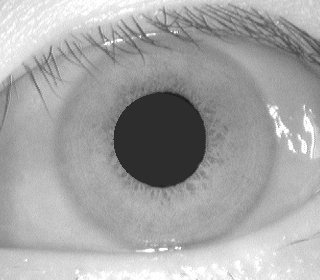
%> input picture dataset/IITD/51_1.bmp, 320 x 280 px
$ octave --eval "result = gravity_based_method(imread('../../dataset/IITD/51_1.bmp'));"   (GNU Octave 9; MATLAB toolbox functions it lacks are replaced by stand-ins)
%> lines starting %> are read from the running program, lines starting %| are printed output that depends on the picture; in (x1, y1, x2, y2) boxes, pixels count from 0 and x2, y2 are one past the last pixel; in counts of white or black regions, pixels touching at a corner belong together; the program's own positions count from 1
### code/gravity_based_haar_IITD/draw_circle.m


function [im2,xp,yp,xs,ys] = draw_circle(im,rp,Yp,Xp,rs,Ys,Xs)

% rp = 51;
%
% rs = 99;


if (sqrt((Xs-Xp)^2 + (Ys - Yp)^2)> 20)

    Xs = Xp;

    Ys = Yp;
end


i =0;
for t = 0:pi/160:2*pi-(pi/160)

    i = i+1;
    xp(i) = round(rp*cos(t)+Xp);         %% row in my
    if(xp(i) <1)
        xp(i) = 1;
    end
    if (xp(i) > 240)
        xp(i) = 240;
    end

    yp(i) = round(rp*sin(t)+Yp);         %% column

    if(yp(i) <1)
        yp(i) = 1;
    end
    if (yp(i) > 320)
        yp(i) = 320;
    end


end

%%%%%%%%%%%%%%%%%%%%%%% for outer circle
i=0;
for t = 0:pi/160:2*pi-(pi/160)

    i = i+1;

            %% column         %% row in my prog
    xs(i) = round(rs*cos(t)+Xs);
    if(xs(i) <1)
        xs(i) = 1;
    end
    if (xs(i) > 240)
        xs(i) = 240;
    end

    ys(i) = round(rs*sin(t)+Ys);          %% column

    if(ys(i) <1)
        ys(i) = 1;
    end
    if (ys(i) > 320)
        ys(i) = 320;
    end


end


%plot(x,y,'*');


%%%%%%%%%%%%%%%%%%%%
im2 = im;


for i =1:length(xp);


im2(xp(i),yp(i))=255;             %%% dislaying circle

im2(xs(i),ys(i))=255;
end
%figure, imshow(im2)


end

### code/hough_transform/normalization.m

function N_I = normalization(im,xp,xs,yp,ys)


for k =1:length(xp)

    for R = 1:64

    X = round(((64-R)*xp(k) + R*xs(k))/64);

    Y = round(((64-R)*yp(k) + R*ys(k))/64);

    if(X>240)
        X = 240;
    end

    if (Y>320)
        Y = 320;
    end

     N_I(R,k) =im(X,Y);


    end
end

   %figure, imshow(N_I)

end

### code/gravity_based_haar_IITD/gravity_based_method.m

function [N,im2] = gravity_based_method(image);


im = image;
%> im is the input picture: size 280x320 uint8; min 20, max 255, mean 164.7

s = size(im);
%> s = [280 320]
%in1 = im2bw(im, .3);     %% need to tune the parameters

in1 = im2bw(im, .15);     %% need to tune the parameters
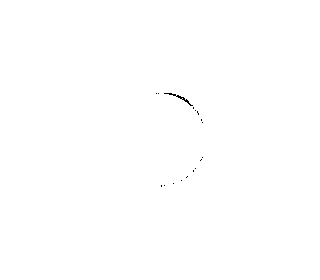
%> in1: size 280x320 logical; 99.9% white; black in thin lines or dots, all inside (x1, y1, x2, y2) = (156, 93, 203, 187)

for i = 1 : s(1)
    for j = 1 : s(2)
        imnew(i,j) = 1 - in1(i,j);
    end
end
%figure, imshow(imnew);title('imnew');

c1_1 = 0;
c1_2 = 0;
c2_1 = 0;
c2_2 = 0;
for i = 1 : s(1)
    for j = 1 : s(2)
        c1_1 =  c1_1 + i * imnew(i,j);
        c1_2 =  c1_2 + imnew(i,j);
        c2_1 =  c2_1 + j * imnew(i,j);
        c2_2 =  c2_2 + imnew(i,j);
     end
end
%> after the loop, c1_1 = 9124; c1_2 = 81; c2_1 = 14816; c2_2 = 81
c1 = round(c1_1 / c1_2);
%> c1 = 113
c2 = round(c2_1 / c2_2);
%> c2 = 183

rad = 80;                    %% need to tune parametres
for k = 1:6
    c1_1 = 0;
    c1_2 = 0;
    c2_1 = 0;
    c2_2 = 0;
    for i = c1 - rad : c1 + rad
         for j = c2 - rad : c2 + rad
             if(((i>0) & (j<240)) & ((j>0) & (j<320)))
                     c1_1 =  c1_1 + i * imnew(i,j);
                     c1_2 =  c1_2 + imnew(i,j);
                     c2_1 =  c2_1 + j * imnew(i,j);
                     c2_2 =  c2_2 + imnew(i,j);
             end
         end
    end
    c1 = round(c1_1 / c1_2);
    c2 = round(c2_1 / c2_2);
    rad = rad - 10;
    if( rad==40)
        for i = c1-20 : c1+20
            for j = c2-20 : c2 +20
                imnew(i,j) = 1;
            end
        end
      %  figure, imshow(imnew);title('imnew');
    end
end
%> this loop made 6 passes
%> (c1, c2) on passes 1 to 6: (113, 183), (109, 184), (104, 183), (101, 182), (101, 182), (101, 182)
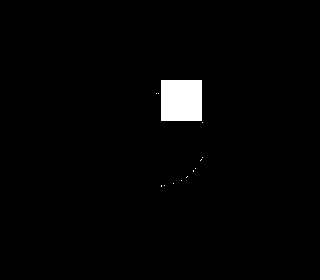
%> imnew: size 280x320 double; values 0 (black) and 1 (white), 1.9% white; 13 white regions (12 under 20 px), largest, box (x1, y1, x2, y2) and area: (161, 80, 202, 121) 1681
%> after the loop, rad = 20

l = 0;

%keyboard()
 for irad = c1 - 45 : c1 + 45

% [5 lines of commented-out code are left out]
      l = l+1;
      m = 0;
      for jrad = c2 - 45 : c2 + 45
% [4 lines of commented-out code are left out]
            m = m+1;
            radiusmatrix(l,m) = imnew(irad,jrad) ;
      end
 end
%> this loop made 91 passes
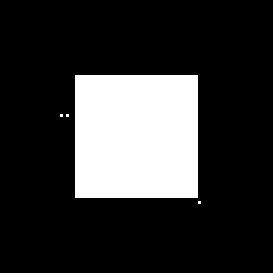
%> radiusmatrix: size 91x91 double (shown 3 times larger); values 0 (black) and 1 (white), 20.3% white; 4 white regions (3 under 20 px), largest, box (x1, y1, x2, y2) and area: (25, 25, 66, 66) 1681
%> after the loop, l = 91
inner_rad = round (sqrt(sum(sum(radiusmatrix))/pi));
%> inner_rad = 23


% below is dowquantization of image

for i = 1 : s(1)
    for j = 1 : s(2)
        imseg(i,j)=(im(i,j)/32)*32;
    end
end
imseg = medfilt2(imseg,[5,5]);
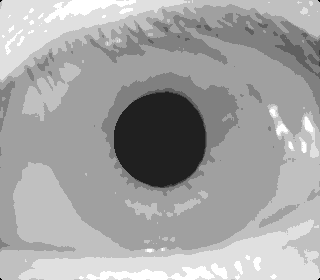
%> imseg: size 280x320 uint8; min 0, max 255, mean 163.6
%

l =0;
N = 2*pi /400;
diffarray = double(zeros(1,110));
sumarray = double(zeros (1,110));
for n = 0:49
    l = l+1;
    %sum = 0.0;
    for i = 1:110
       p1 = round(i * cos(N*n) + c2);
       p2 = round(i * sin(N*n) + c1);
       diff=0.0;
       if( ((p1>3) & (p1<318)) & ((p2>3) & (p2<238)) )
            diff=abs(double(imseg(p2+2, p1+2))- double(imseg(p2-1, p1-1)))+abs(double(imseg(p2+1, p1+1))- double(imseg(p2, p1)))+abs(double(imseg(p2+3, p1+3))- double(imseg(p2-2, p1-2)));
            diffarray(i)=diffarray(i)+diff;
            %sumarray(i) = sumarray(i)+ double(imseg(p2, p1));
       end
    end
end
%> after the loop, diffarray = 110 values, max 3040 at index 56, min 0 at index 1, mean 683.2; l = 50

% xyz = 1:110;
%% figure,plot(xyz,sumarray);title('sumarray');
lmn = 1:110;
%figure,plot(lmn,diffarray);title('diffarray');

max=0;
for i=70:110
    if (diffarray(i)>max)
        max=diffarray(i);
        outer_rad=i;
    end
end
%> this loop made 41 passes
%> max on passes 7, 8, 10, 11, 16, 17, 18, 19, 20, 27, 28, 29: 32, 96, 192, 288, 384, 638, 861, 1275, 1495, 1626, 1721, 1877
%> after the loop, outer_rad = 98


%keyboard()
[im2,xp,yp,xs,ys] = draw_circle(im,inner_rad,c2,c1,outer_rad,c2,c1);
%> after the loop in draw_circle, `for t = 0:pi/160:2*pi-(pi/160)`: i = 320; xp = 320 values, max 124 at index 1, min 78 at index 151, mean 101; yp = 320 values, max 205 at index 71, min 159 at index 231, mean 182
%> after the loop in draw_circle, `for t = 0:pi/160:2*pi-(pi/160)`: xs = 320 values, max 199 at index 1, min 3 at index 156, mean 101; ys = 320 values, max 280 at index 76, min 84 at index 236, mean 182
%> after the loop in draw_circle, `for i =1:length(xp);`:
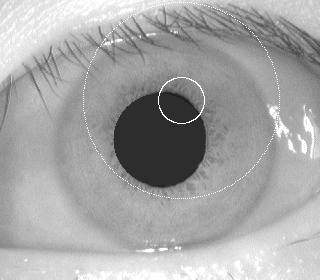
%> im2: size 280x320 uint8; 0.55% of pixels changed, all inside (x1, y1, x2, y2) = (83, 2, 280, 199)


N_I = normalization(im,xp,xs,yp,ys);
%> after the loop in normalization, `for k =1:length(xp)`:
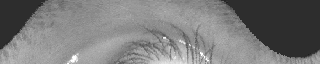
%> N_I: size 64x320 uint8; min 30, max 255, mean 122.1


% N_I(32:64,120:200) = 0;
%
% N_I(32:64,1:20) = 0;
%
% N_I(32:64,300:320) = 0;


 N = histeq(N_I);
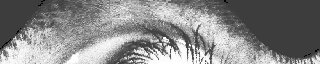
%> N: size 64x320 uint8; min 0, max 255, mean 134.8


% figure, imshow(N)
%
% keyboard()

end

$ run again, on dataset/IITD/52_1.bmp
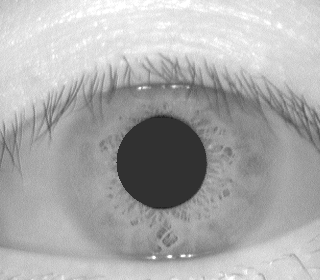
%> input picture dataset/IITD/52_1.bmp, 320 x 280 px
%> in gravity_based_method, im is the input picture: size 280x320 uint8; min 30, max 255, mean 171
%> in1: size 280x320 logical; 100% white; black in thin lines or dots, all inside (x1, y1, x2, y2) = (155, 116, 181, 208)
%> after the loop in gravity_based_method, `for i = 1 : s(1)`: c1_1 = 3698; c1_2 = 23; c2_1 = 3755; c2_2 = 23
%> in gravity_based_method, `c1 = round(c1_1 / c1_2);`: c1 = 161
%> in gravity_based_method, `c2 = round(c2_1 / c2_2);`: c2 = 163
%> after the loop in gravity_based_method, `for k = 1:6`:
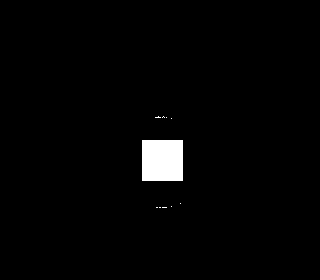
%> imnew: size 280x320 double; values 0 (black) and 1 (white), 1.9% white; 10 white regions (9 under 20 px), largest, box (x1, y1, x2, y2) and area: (142, 140, 183, 181) 1681
%> after the loop in gravity_based_method, `for k = 1:6`: rad = 20
%> the loop in gravity_based_method, `for irad = c1 - 45 : c1 + 45` made 91 passes
%> after the loop in gravity_based_method, `for irad = c1 - 45 : c1 + 45`: l = 91
%> inner_rad = 23
%> after the loop in gravity_based_method, `for n = 0:49`: diffarray = 110 values, max 9632 at index 46, min 0 at index 1, mean 678.1; l = 50
%> the loop in gravity_based_method, `for i=70:110` made 41 passes
%> max on passes 1, 3, 4, 6, 7, 8, 9, 31: 192, 384, 480, 544, 608, 800, 832, 960
%> after the loop in gravity_based_method, `for i=70:110`: outer_rad = 100
%> after the loop in draw_circle, `for t = 0:pi/160:2*pi-(pi/160)`: i = 320; xp = 320 values, max 184 at index 1, min 138 at index 151, mean 161; yp = 320 values, max 186 at index 71, min 140 at index 231, mean 163
%> after the loop in draw_circle, `for t = 0:pi/160:2*pi-(pi/160)`: xs = 320 values, max 240 at index 1, min 61 at index 156, mean 158.1; ys = 320 values, max 263 at index 76, min 63 at index 236, mean 163
%> in gravity_based_method, `N = histeq(N_I);`:
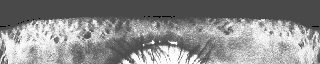
%> N: size 64x320 uint8; min 0, max 255, mean 138.1

$ run again, on dataset/IITD/52_2.bmp
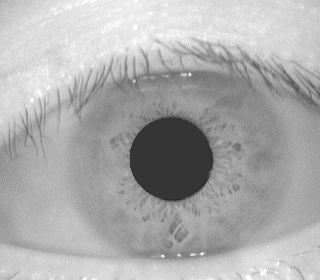
%> input picture dataset/IITD/52_2.bmp, 320 x 280 px
%> in gravity_based_method, im is the input picture: size 280x320 uint8; min 31, max 255, mean 171.8
%> in1: size 280x320 logical; 100% white; black in thin lines or dots, all inside (x1, y1, x2, y2) = (166, 180, 206, 200)
%> after the loop in gravity_based_method, `for i = 1 : s(1)`: c1_1 = 1168; c1_2 = 6; c2_1 = 1098; c2_2 = 6
%> in gravity_based_method, `c1 = round(c1_1 / c1_2);`: c1 = 195
%> in gravity_based_method, `c2 = round(c2_1 / c2_2);`: c2 = 183
%> after the loop in gravity_based_method, `for k = 1:6`:
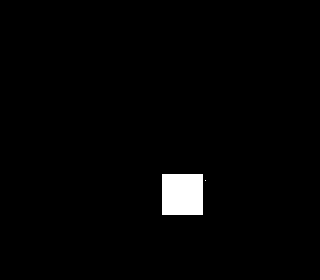
%> imnew: size 280x320 double; values 0 (black) and 1 (white), 1.9% white; 2 white regions (1 under 20 px), largest, box (x1, y1, x2, y2) and area: (162, 174, 203, 215) 1681
%> after the loop in gravity_based_method, `for k = 1:6`: rad = 20
%> the loop in gravity_based_method, `for irad = c1 - 45 : c1 + 45` made 91 passes
%> after the loop in gravity_based_method, `for irad = c1 - 45 : c1 + 45`: l = 91
%> inner_rad = 23
%> after the loop in gravity_based_method, `for n = 0:49`: diffarray = 110 values, max 8512 at index 8, min 0 at index 21, mean 799.4; l = 50
%> the loop in gravity_based_method, `for i=70:110` made 41 passes
%> max on passes 7, 8, 10, 11, 24, 25, 26, 32: 32, 96, 192, 224, 448, 480, 576, 640
%> after the loop in gravity_based_method, `for i=70:110`: outer_rad = 101
%> after the loop in draw_circle, `for t = 0:pi/160:2*pi-(pi/160)`: i = 320; xp = 320 values, max 218 at index 1, min 172 at index 151, mean 195; yp = 320 values, max 206 at index 71, min 160 at index 231, mean 183
%> after the loop in draw_circle, `for t = 0:pi/160:2*pi-(pi/160)`: xs = 320 values, max 240 at index 1, min 94 at index 156, mean 182.1; ys = 320 values, max 284 at index 76, min 82 at index 236, mean 183
%> in gravity_based_method, `N = histeq(N_I);`:
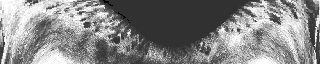
%> N: size 64x320 uint8; min 0, max 255, mean 133.1
